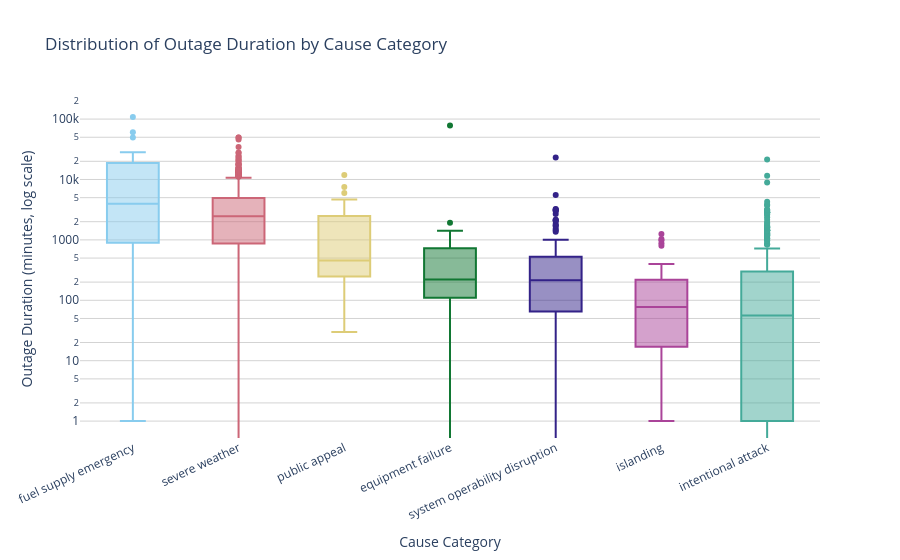

The cell this chart's notebook holds for it:
### Code cell
# --- EDA: Distribution of outage duration by cause category ---

# Order categories by median duration (descending) for readability
cause_duration_order = (
    df.groupby('CAUSE.CATEGORY')['OUTAGE.DURATION']
    .median()
    .sort_values(ascending=False)
    .index.tolist()
)

fig2 = px.box(
    df.dropna(subset=['OUTAGE.DURATION', 'CAUSE.CATEGORY']),
    x='CAUSE.CATEGORY',
    y='OUTAGE.DURATION',
    category_orders={'CAUSE.CATEGORY': cause_duration_order},
    color='CAUSE.CATEGORY',
    log_y=True,
    points='outliers',
    labels={
        'CAUSE.CATEGORY': 'Cause Category',
        'OUTAGE.DURATION': 'Outage Duration (minutes, log scale)',
    },
    title='Distribution of Outage Duration by Cause Category',
    color_discrete_sequence=px.colors.qualitative.Safe,
)

fig2.update_layout(
    showlegend=False,
    xaxis_tickangle=-25,
    plot_bgcolor='white',
    yaxis=dict(gridcolor='lightgrey'),
)

fig2.show()

### Figure 1 — Plotly figure (JSON) as saved in the notebook; plotly's stock layout.template omitted (floating-point values rounded to 4 significant figures; data arrays with more than 128 entries replaced by an {"elided": "..."} marker saying what was removed)
{"data": [{"alignmentgroup": "True", "boxpoints": "outliers", "hovertemplate": "Cause Category=%{x}<br>Outage Duration (minutes, log scale)=%{y}<extra></extra>", "legendgroup": "fuel supply emergency", "marker": {"color": "rgb(136, 204, 238)"}, "name": "fuel supply emergency", "notched": false, "offsetgroup": "fuel supply emergency", "orientation": "v", "showlegend": true, "type": "box", "x": ["fuel supply emergency", "fuel supply emergency", "fuel supply emergency", "fuel supply emergency", "fuel supply emergency", "fuel supply emergency", "fuel supply emergency", "fuel supply emergency", "fuel supply emergency", "fuel supply emergency", "fuel supply emergency", "fuel supply emergency", "fuel supply emergency", "fuel supply emergency", "fuel supply emergency", "fuel supply emergency", "fuel supply emergency", "fuel supply emergency", "fuel supply emergency", "fuel supply emergency", "fuel supply emergency", "fuel supply emergency", "fuel supply emergency", "fuel supply emergency", "fuel supply emergency", "fuel supply emergency", "fuel supply emergency", "fuel supply emergency", "fuel supply emergency", "fuel supply emergency", "fuel supply emergency", "fuel supply emergency", "fuel supply emergency", "fuel supply emergency", "fuel supply emergency", "fuel supply emergency", "fuel supply emergency", "fuel supply emergency"], "x0": " ", "xaxis": "x", "y": [108700.0, 8468.0, 18660.0, 104.0, 20160.0, 1440.0, 20160.0, 12240.0, 2761.0, 1.0, 1440.0, 23700.0, 17310.0, 10080.0, 25920.0, 3600.0, 5850.0, 23040.0, 18720.0, 255.0, 2355.0, 18240.0, 14400.0, 60480.0, 28170.0, 540.0, 370.0, 660.0, 4320.0, 49430.0, 1260.0, 865.0, 2880.0, 324.0, 900.0, 76.0, 2891.0, 1676.0], "y0": " ", "yaxis": "y"}, {"alignmentgroup": "True", "boxpoints": "outliers", "hovertemplate": "Cause Category=%{x}<br>Outage Duration (minutes, log scale)=%{y}<extra></extra>", "legendgroup": "severe weather", "marker": {"color": "rgb(204, 102, 119)"}, "name": "severe weather", "notched": false, "offsetgroup": "severe weather", "orientation": "v", "showlegend": true, "type": "box", "x": {"elided": "744 str values"}, "x0": " ", "xaxis": "x", "y": {"elided": "744 float values"}, "y0": " ", "yaxis": "y"}, {"alignmentgroup": "True", "boxpoints": "outliers", "hovertemplate": "Cause Category=%{x}<br>Outage Duration (minutes, log scale)=%{y}<extra></extra>", "legendgroup": "public appeal", "marker": {"color": "rgb(221, 204, 119)"}, "name": "public appeal", "notched": false, "offsetgroup": "public appeal", "orientation": "v", "showlegend": true, "type": "box", "x": ["public appeal", "public appeal", "public appeal", "public appeal", "public appeal", "public appeal", "public appeal", "public appeal", "public appeal", "public appeal", "public appeal", "public appeal", "public appeal", "public appeal", "public appeal", "public appeal", "public appeal", "public appeal", "public appeal", "public appeal", "public appeal", "public appeal", "public appeal", "public appeal", "public appeal", "public appeal", "public appeal", "public appeal", "public appeal", "public appeal", "public appeal", "public appeal", "public appeal", "public appeal", "public appeal", "public appeal", "public appeal", "public appeal", "public appeal", "public appeal", "public appeal", "public appeal", "public appeal", "public appeal", "public appeal", "public appeal", "public appeal", "public appeal", "public appeal", "public appeal", "public appeal", "public appeal", "public appeal", "public appeal", "public appeal", "public appeal", "public appeal", "public appeal", "public appeal", "public appeal", "public appeal", "public appeal", "public appeal", "public appeal", "public appeal", "public appeal", "public appeal", "public appeal", "public appeal"], "x0": " ", "xaxis": "x", "y": [2700.0, 388.0, 1078.0, 1195.0, 225.0, 480.0, 197.0, 402.0, 220.0, 455.0, 224.0, 240.0, 210.0, 240.0, 990.0, 6000.0, 7540.0, 394.0, 45.0, 330.0, 120.0, 248.0, 2275.0, 4680.0, 420.0, 3120.0, 2400.0, 300.0, 2775.0, 2775.0, 2775.0, 2775.0, 430.0, 1755.0, 510.0, 557.0, 300.0, 467.0, 430.0, 300.0, 2880.0, 4320.0, 4320.0, 4320.0, 247.0, 1560.0, 3301.0, 420.0, 140.0, 554.0, 89.0, 75.0, 11870.0, 300.0, 206.0, 270.0, 2880.0, 3314.0, 414.0, 62.0, 1337.0, 30.0, 159.0, 1381.0, 300.0, 431.0, 913.0, 1548.0, 720.0], "y0": " ", "yaxis": "y"}, {"alignmentgroup": "True", "boxpoints": "outliers", "hovertemplate": "Cause Category=%{x}<br>Outage Duration (minutes, log scale)=%{y}<extra></extra>", "legendgroup": "equipment failure", "marker": {"color": "rgb(17, 119, 51)"}, "name": "equipment failure", "notched": false, "offsetgroup": "equipment failure", "orientation": "v", "showlegend": true, "type": "box", "x": ["equipment failure", "equipment failure", "equipment failure", "equipment failure", "equipment failure", "equipment failure", "equipment failure", "equipment failure", "equipment failure", "equipment failure", "equipment failure", "equipment failure", "equipment failure", "equipment failure", "equipment failure", "equipment failure", "equipment failure", "equipment failure", "equipment failure", "equipment failure", "equipment failure", "equipment failure", "equipment failure", "equipment failure", "equipment failure", "equipment failure", "equipment failure", "equipment failure", "equipment failure", "equipment failure", "equipment failure", "equipment failure", "equipment failure", "equipment failure", "equipment failure", "equipment failure", "equipment failure", "equipment failure", "equipment failure", "equipment failure", "equipment failure", "equipment failure", "equipment failure", "equipment failure", "equipment failure", "equipment failure", "equipment failure", "equipment failure", "equipment failure", "equipment failure", "equipment failure", "equipment failure", "equipment failure", "equipment failure", "equipment failure"], "x0": " ", "xaxis": "x", "y": [762.0, 46.0, 761.0, 78380.0, 168.0, 600.0, 186.0, 318.0, 39.0, 885.0, 1.0, 149.0, 1204.0, 35.0, 1.0, 418.0, 100.0, 376.0, 652.0, 15.0, 200.0, 159.0, 50.0, 494.0, 0.0, 7.0, 227.0, 295.0, 182.0, 221.0, 1419.0, 396.0, 437.0, 84.0, 202.0, 945.0, 155.0, 749.0, 159.0, 871.0, 164.0, 854.0, 179.0, 182.0, 829.0, 64.0, 1080.0, 269.0, 125.0, 230.0, 620.0, 909.0, 1914.0, 105.0, 61.0], "y0": " ", "yaxis": "y"}, {"alignmentgroup": "True", "boxpoints": "outliers", "hovertemplate": "Cause Category=%{x}<br>Outage Duration (minutes, log scale)=%{y}<extra></extra>", "legendgroup": "system operability disruption", "marker": {"color": "rgb(51, 34, 136)"}, "name": "system operability disruption", "notched": false, "offsetgroup": "system operability disruption", "orientation": "v", "showlegend": true, "type": "box", "x": ["system operability disruption", "system operability disruption", "system operability disruption", "system operability disruption", "system operability disruption", "system operability disruption", "system operability disruption", "system operability disruption", "system operability disruption", "system operability disruption", "system operability disruption", "system operability disruption", "system operability disruption", "system operability disruption", "system operability disruption", "system operability disruption", "system operability disruption", "system operability disruption", "system operability disruption", "system operability disruption", "system operability disruption", "system operability disruption", "system operability disruption", "system operability disruption", "system operability disruption", "system operability disruption", "system operability disruption", "system operability disruption", "system operability disruption", "system operability disruption", "system operability disruption", "system operability disruption", "system operability disruption", "system operability disruption", "system operability disruption", "system operability disruption", "system operability disruption", "system operability disruption", "system operability disruption", "system operability disruption", "system operability disruption", "system operability disruption", "system operability disruption", "system operability disruption", "system operability disruption", "system operability disruption", "system operability disruption", "system operability disruption", "system operability disruption", "system operability disruption", "system operability disruption", "system operability disruption", "system operability disruption", "system operability disruption", "system operability disruption", "system operability disruption", "system operability disruption", "system operability disruption", "system operability disruption", "system operability disruption", "system operability disruption", "system operability disruption", "system operability disruption", "system operability disruption", "system operability disruption", "system operability disruption", "system operability disruption", "system operability disruption", "system operability disruption", "system operability disruption", "system operability disruption", "system operability disruption", "system operability disruption", "system operability disruption", "system operability disruption", "system operability disruption", "system operability disruption", "system operability disruption", "system operability disruption", "system operability disruption", "system operability disruption", "system operability disruption", "system operability disruption", "system operability disruption", "system operability disruption", "system operability disruption", "system operability disruption", "system operability disruption", "system operability disruption", "system operability disruption", "system operability disruption", "system operability disruption", "system operability disruption", "system operability disruption", "system operability disruption", "system operability disruption", "system operability disruption", "system operability disruption", "system operability disruption", "system operability disruption", "system operability disruption", "system operability disruption", "system operability disruption", "system operability disruption", "system operability disruption", "system operability disruption", "system operability disruption", "system operability disruption", "system operability disruption", "system operability disruption", "system operability disruption", "system operability disruption", "system operability disruption", "system operability disruption", "system operability disruption", "system operability disruption", "system operability disruption", "system operability disruption", "system operability disruption", "system operability disruption", "system operability disruption", "system operability disruption", "system operability disruption"], "x0": " ", "xaxis": "x", "y": [19.0, 21.0, 3051.0, 2085.0, 2694.0, 373.0, 868.0, 189.0, 3000.0, 766.0, 245.0, 3255.0, 757.0, 0.0, 271.0, 2159.0, 70.0, 1697.0, 95.0, 121.0, 63.0, 167.0, 130.0, 550.0, 1440.0, 65.0, 65.0, 6.0, 35.0, 23190.0, 300.0, 25.0, 554.0, 215.0, 304.0, 380.0, 278.0, 204.0, 871.0, 3137.0, 352.0, 45.0, 195.0, 129.0, 0.0, 42.0, 132.0, 1365.0, 65.0, 681.0, 191.0, 1732.0, 5513.0, 21.0, 50.0, 48.0, 3180.0, 2129.0, 732.0, 420.0, 355.0, 52.0, 230.0, 155.0, 372.0, 91.0, 152.0, 38.0, 61.0, 90.0, 52.0, 816.0, 155.0, 171.0, 177.0, 32.0, 55.0, 64.0, 56.0, 33.0, 334.0, 230.0, 316.0, 336.0, 25.0, 250.0, 249.0, 133.0, 2055.0, 451.0, 199.0, 1524.0, 39.0, 47.0, 161.0, 234.0, 40.0, 213.0, 761.0, 124.0, 245.0, 1008.0, 13.0, 108.0, 141.0, 959.0, 1835.0, 89.0, 236.0, 326.0, 759.0, 241.0, 0.0, 31.0, 103.0, 284.0, 391.0, 439.0, 5.0, 237.0, 224.0, 95.0, 220.0], "y0": " ", "yaxis": "y"}, {"alignmentgroup": "True", "boxpoints": "outliers", "hovertemplate": "Cause Category=%{x}<br>Outage Duration (minutes, log scale)=%{y}<extra></extra>", "legendgroup": "islanding", "marker": {"color": "rgb(170, 68, 153)"}, "name": "islanding", "notched": false, "offsetgroup": "islanding", "orientation": "v", "showlegend": true, "type": "box", "x": ["islanding", "islanding", "islanding", "islanding", "islanding", "islanding", "islanding", "islanding", "islanding", "islanding", "islanding", "islanding", "islanding", "islanding", "islanding", "islanding", "islanding", "islanding", "islanding", "islanding", "islanding", "islanding", "islanding", "islanding", "islanding", "islanding", "islanding", "islanding", "islanding", "islanding", "islanding", "islanding", "islanding", "islanding", "islanding", "islanding", "islanding", "islanding", "islanding", "islanding", "islanding", "islanding", "islanding", "islanding"], "x0": " ", "xaxis": "x", "y": [1.0, 233.0, 96.0, 47.0, 19.0, 21.0, 180.0, 56.0, 13.0, 1254.0, 144.0, 3.0, 270.0, 26.0, 797.0, 12.0, 195.0, 1.0, 15.0, 223.0, 268.0, 14.0, 400.0, 44.0, 26.0, 98.0, 135.0, 50.0, 53.0, 5.0, 157.0, 11.0, 1035.0, 251.0, 122.0, 214.0, 193.0, 3.0, 32.0, 984.0, 881.0, 2.0, 59.0, 181.0], "y0": " ", "yaxis": "y"}, {"alignmentgroup": "True", "boxpoints": "outliers", "hovertemplate": "Cause Category=%{x}<br>Outage Duration (minutes, log scale)=%{y}<extra></extra>", "legendgroup": "intentional attack", "marker": {"color": "rgb(68, 170, 153)"}, "name": "intentional attack", "notched": false, "offsetgroup": "intentional attack", "orientation": "v", "showlegend": true, "type": "box", "x": {"elided": "403 str values"}, "x0": " ", "xaxis": "x", "y": {"elided": "403 float values"}, "y0": " ", "yaxis": "y"}], "layout": {"boxmode": "overlay", "legend": {"title": {"text": "Cause Category"}, "tracegroupgap": 0}, "plot_bgcolor": "white", "showlegend": false, "title": {"text": "Distribution of Outage Duration by Cause Category"}, "xaxis": {"anchor": "y", "categoryarray": ["fuel supply emergency", "severe weather", "public appeal", "equipment failure", "system operability disruption", "islanding", "intentional attack"], "categoryorder": "array", "domain": [0, 1], "tickangle": -25, "title": {"text": "Cause Category"}}, "yaxis": {"anchor": "x", "domain": [0, 1], "gridcolor": "lightgrey", "title": {"text": "Outage Duration (minutes, log scale)"}, "type": "log"}}}
